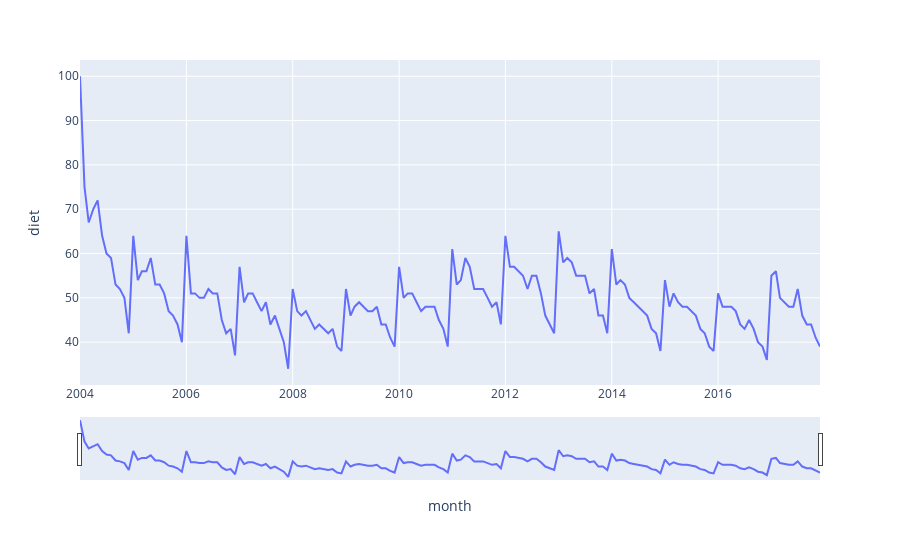

Notebook cell for this chart:
### Markdown cell above
<font color="pink">Usamos `plotly` para poder visualizar a Série Temporal de maneira mais interactiva:</font>

### Code cell
import plotly.express as px

# Preparando os dados:
df.index = pd.to_datetime(df.index)
# Criando o gráfico:
fig = px.line(df, x=df.index, y='diet')
# Adicionando interatividade:
fig.update_xaxes(rangeslider_visible=True)
fig.show()

### Figure 1 — Plotly figure (JSON) as saved in the notebook; plotly's stock layout.template omitted (floating-point values rounded to 4 significant figures; data arrays with more than 128 entries replaced by an {"elided": "..."} marker saying what was removed)
{"data": [{"hovertemplate": "month=%{x}<br>diet=%{y}<extra></extra>", "legendgroup": "", "line": {"color": "#636efa", "dash": "solid"}, "marker": {"symbol": "circle"}, "mode": "lines", "name": "", "orientation": "v", "showlegend": false, "type": "scatter", "x": {"elided": "168 str values"}, "xaxis": "x", "y": {"elided": "168 int values"}, "yaxis": "y"}], "layout": {"legend": {"tracegroupgap": 0}, "margin": {"t": 60}, "xaxis": {"anchor": "y", "domain": [0, 1], "rangeslider": {"visible": true}, "title": {"text": "month"}}, "yaxis": {"anchor": "x", "domain": [0, 1], "title": {"text": "diet"}}}}
